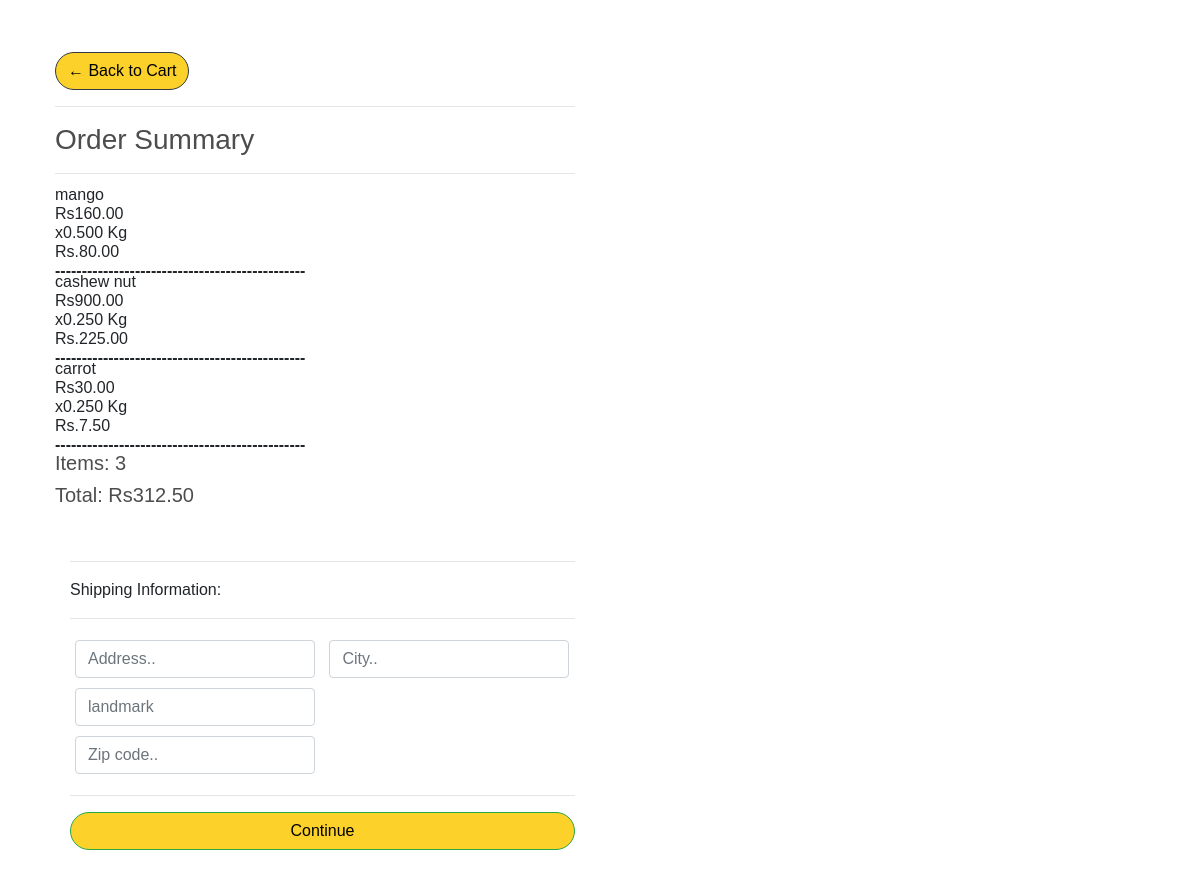
Page /user/add/checkout/ (signed in) on the committed database.
### atoz_store/models.py (models this page shows, shortened)
class OrderItem(models.Model):
    product = models.ForeignKey(Product,on_delete=models.SET_NULL,blank=True,null=True)
    order = models.ForeignKey(Order,on_delete=models.SET_NULL,blank=True,null=True)
    quantity = models.DecimalField(decimal_places=3,max_digits=7 ,default=0,null=True,blank=True)
    date_ordered = models.DateTimeField(auto_now_add=True)
    @property
    def get_total(self):
        total = self.product.price*self.quantity
        return total

class Product(models.Model):
    catagory_choice = (
        ("fruit","fruit"),
        ("dryfruit","dryfruit"),
        ("vegitable","vegitable"),
        ("other","other"),
         )
    discription = models.CharField(max_length=500,null=True)
    mini_desc = models.CharField(max_length=40,null=True,)
    alias =  models.CharField(max_length=30,default="null",null=True)
    name = models.CharField(max_length=128,null=True,)
    catagory = models.CharField(max_length=30,choices= catagory_choice ,null=True)
    price = models.DecimalField(max_digits=7, decimal_places=2)
    image = models.ImageField(null=True,blank=True)
    prodtype =models.BooleanField(default=True)

class Order(models.Model):
    status = (
        ("op","order processing"),
        ("od","out for delivery"),
        ("d","delivered"),
         )
    customer = models.ForeignKey(Customer,on_delete=models.SET_NULL,blank=True,null=True)
    status = models.CharField(max_length=40,choices=status,null=True,default="null")
    date_ordered = models.DateTimeField(auto_now_add=True,null=True)
    mark = models.IntegerField(default=1)
    complete = models.BooleanField(default=True,null=True,blank=False)
    transaction_id = models.CharField(max_length=128,null=True)
    @property
    def get_cart_total(self):
        orderitem=self.orderitem_set.all()
        total = sum([item.get_total for item in orderitem])
        return total
    @property
    def get_cart_items(self):
        orderitem=self.orderitem_set.all()
        total = sum([self.mark for item in orderitem])
        return total

### atoz_store/views.py (the view)
# urls.py: path('checkout/',views.checkout,name="checkout"),
def checkout(request):
     if request.user.is_authenticated:
        email=request.user.email
        customer,created = Customer.objects.get_or_create(email=email,)
        order,created = Order.objects.get_or_create(customer=customer,complete=False)
        items = order.orderitem_set.all()
        cartitems = order.get_cart_items
     else:
        cookieData = cookieCart(request)
        print(cookieData)
        cartitems = cookieData['cartitems']
        order = cookieData['order']
        items = cookieData['items']
     context = {'items':items,'order':order,'cartitems':cartitems}
     return render(request, 'atoz_store/checkout.html',context)

### atoz_store/Templates/atoz_store/checkout.html (shortened to what this page needs)
{% extends 'atoz_store/main.html' %}
{% load static %}
{% block content %}
<head>
	<link rel="stylesheet" href="https://cdnjs.cloudflare.com/ajax/libs/font-awesome/4.7.0/css/font-awesome.min.css">
</head>
<div id="mydiv">
     <div class="row">
		<div class="col-lg-6">
			<div class="box-element">
				<a  class="btn btn-outline-dark srcbtn" href="{% url 'cart' %}">&#x2190; Back to Cart</a>
				<hr>
				<h3>Order Summary</h3>
				<hr>
				{% for item in items %}
				<div class="chk cart-row">
					<div ><p>{{item.product.name}}</p></div>
					<div ><p>Rs{{item.product.price|floatformat:2}}</p></div>
					{% if item.product.prodtype %}
					<div ><p>x{{item.quantity|floatformat:3}} Kg</p></div>
					{% else %}
					<div ><p>x{{item.quantity|floatformat:1}} pcs</p></div>
					{% endif %}
					<div ><p>Rs.{{item.get_total|floatformat:2}} </p></div>
					<strong>-----------------------------------------------</strong>
				</div>
				{% endfor %}
				<h5>Items:   {{cartitems|floatformat:0}}</h5>
				<h5>Total:   Rs{{order.get_cart_total|floatformat:2}}</h5>
			</div>
		</div>
	</div>
	<div class="col-lg-6">
		<div class="box-element" id="form-wrapper">
			<form id="form">
				<div id="shipping-info">
					<hr>
					<p>Shipping Information:</p>
					<hr>
					<div class="form-field">
						<input class="form-control" type="text" name="address" placeholder="Address..">
					</div>
					<div class="form-field">
						<input class="form-control" type="text" name="city" placeholder="City..">
					</div>
					<div class="form-field">
						<input class="form-control" type="text" name="landmark" placeholder="landmark">
					</div>
					<div class="form-field">
					</div>
					<div class="form-field">
						<input class="form-control" type="text" name="zipcode" placeholder="Zip code..">
					</div>
				</div>
				<hr>
				<input id="form-button" class="btn btn-success btn-block srcbtn" type="submit" value="Continue">
			</form>
		</div>
		<br>
	</div>
</div>
{% endblock content %}

### atoz_store/Templates/atoz_store/main.html (shortened to what this page needs)
<!DOCTYPE html>
<html lang="en">
<head>
  {% load static %}
    <link rel="stylesheet" href="https://stackpath.bootstrapcdn.com/bootstrap/4.5.0/css/bootstrap.min.css">
    <link rel="stylesheet" href="{% static 'css/main.css' %}">
</head>
<body>
   <div class="container">
       <br>
       {% block content%}
       {% endblock content%}
   </div>
</body>
</html>

### atoz_store/static/css/main.css (style rules this page uses)
html, body { margin: 0; padding: 0; height: 100%; background-color:white; font-family: 'Ubuntu', sans-serif; }
h1,h2,h3,h4,h5,h6 { color:hsl(0, 0%, 30%); }
.box-element { padding-left: 20px; background-color: #fff; border-radius: 4px; padding: 10px; font-family: 'Ubuntu', sans-serif; }
.col-lg-4, .col-lg-6, .col-lg-8, .col-lg-12 { margin-top: 10px; }
.btn { border-radius: 5em; background-color: #6b8e23; color: black; }
.form-field { width:250px; display: inline-block; padding: 5px; }
.srcbtn { background-color: #fcd12a; }
div.chk { padding-top: 3px; line-height: 3px; padding-bottom: 5px; }

### rows in the picture
OrderItem: product.name "mango", product.price "160.00", quantity "0.500", get_total "80.00"
OrderItem: product.name "cashew nut", product.price "900.00", quantity "0.250", get_total "225.00"
OrderItem: product.name "carrot", product.price "30.00", quantity "0.250", get_total "7.50"
Order: get_cart_total "312.50"

### other values in the picture
{{ cartitems|floatformat:0 }} "3"
